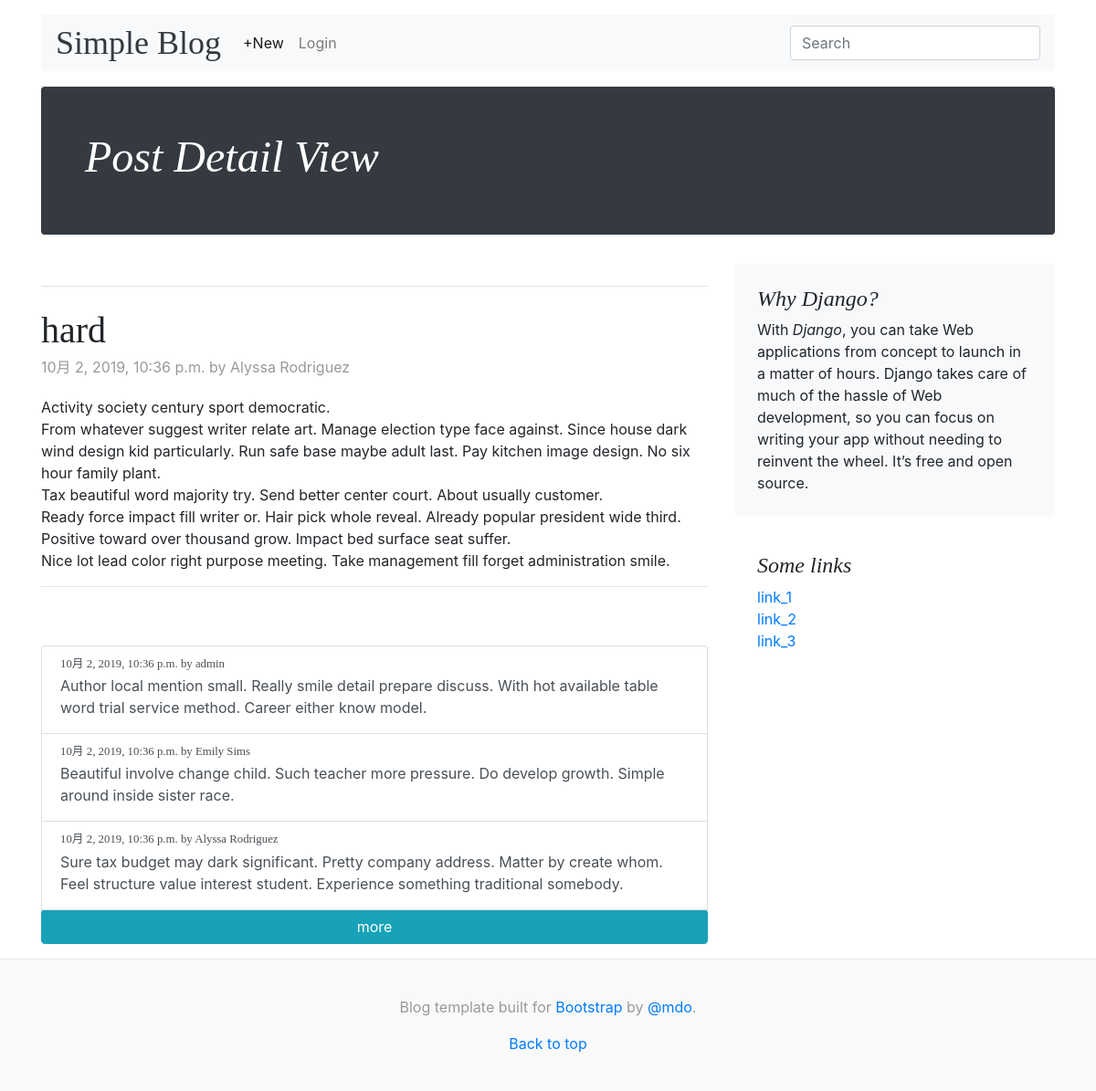
The app's page /blog/190/ with its own data.
### blog/models.py (models this page shows, shortened)
class Post(models.Model):
    title       = models.CharField(max_length=225)
    body        = models.TextField()
    create_at   = models.DateTimeField(auto_now_add=True)
    update_at   = models.DateTimeField(auto_now=True)
    author      = models.ForeignKey(get_user_model(), on_delete=models.CASCADE)
    class Meta:
        ordering = ['-create_at']

class Comment(models.Model):
    comment     = models.CharField(max_length=140)
    create_at   = models.DateTimeField(auto_now_add=True)
    update_at   = models.DateTimeField(auto_now=True)
    author      = models.ForeignKey(get_user_model(), on_delete=models.CASCADE)
    post        = models.ForeignKey(Post, on_delete=models.CASCADE)
    class Meta:
        ordering = ['-create_at']
    def __str__(self):
        return self.comment

### blog/views.py (the view, shortened to what this page needs)
# urls.py: path('<int:pk>/', views.PostDetailView.as_view(), name='post_detail'),
class PostDetailView(ModelFormMixin, DetailView):
    model = Post
    form_class = CommentModelForm
    def get_context_data(self, *args, **kwargs):
        context = super().get_context_data(*args, **kwargs)
        comment_list = Comment.objects.filter(post=self.object)
        context['comment_list'] = comment_list
        context['is_user'] = get_user_model().objects.filter(id=self.request.user.id)
        return context

### blog/forms.py
class CommentModelForm(forms.ModelForm):
    class Meta:
        model   = Comment
        fields = ['comment']
    def __init__(self, *args, **kwargs):
        super(CommentModelForm, self).__init__(*args, **kwargs)
        for field in self.fields.values():
            field.widget.attrs['class'] = 'form-control mb-3'

### templates/blog/post_detail.html (shortened to what this page needs)
{% extends 'blog/base.html' %}
{% load static %}
{% block content_title %}Post Detail View{% endblock%}
{% block inner_content %}
  <div class="row">
    <div class="col-md-8 blog-main">
      <h3 class="pb-4 mb-4 font-italic border-bottom">
      </h3>
      <div class="blog-post">
        <h2 class="blog-post-title">{{ post.title }}</h2>
        <p class="blog-post-meta">{{ post.create_at }} by {{ post.author }}</p>
        <p>{{ post.body|linebreaks }}</p>
        <hr>
      </div>
      {% if comment_list %}
      <div id="commentListView">
        <ul class="list-group" id="commentList">
          {% for comment in comment_list %}
          <li class="list-group-item list-group-item-action flex-column align-items-start">
            <div class="d-flex w-100 justify-content-between">
              <h5 class="mb-1 small">{{ comment.create_at }} by {{ comment.author }}</h5>
            </div>
            <p class="mb-1">{{ comment }}</p>
          </li>
          {% endfor %}
        </ul>
        <button class="btn btn-info btn-block" id="moreBtn">more</button>
      </div>
      {% endif %}
    </div>
    <aside class="col-md-4 blog-sidebar">
      <div class="p-4 mb-3 bg-light rounded">
        <h4 class="font-italic">Why Django?</h4>
        <p class="mb-0">With <em>Django</em>, you can take Web applications from concept to launch in a matter of hours. Django takes care of much of the hassle of Web development, so you can focus on writing your app without needing to reinvent the wheel. It’s free and open source.</p>
      </div>
      <div class="p-4">
        <h4 class="font-italic">Some links</h4>
        <ol class="list-unstyled mb-0">
          <li><a href="#">link_1</a></li>
          <li><a href="#">link_2</a></li>
          <li><a href="#">link_3</a></li>
        </ol>
      </div>
    </aside>
  </div>
{% endblock inner_content %}

### static/blog/css/blog.css (style rules this page uses)
body { word-wrap:break-word; }
h1, h2, h3, h4, h5, h6 { font-family: "Playfair Display", Georgia, "Times New Roman", serif; }
.blog-post { margin-bottom: 4rem; }
.blog-post-title { margin-bottom: .25rem; font-size: 2.5rem; }
.blog-post-meta { margin-bottom: 1.25rem; color: #999; }

### records on screen
Post: title "hard", create_at "10月 2, 2019, 10:36 p.m.", author "Alyssa Rodriguez", body "Activity society century sport democratic. From whatever suggest writer relate art. Manage election type face against. Since house dark wind design kid particularly. Run safe base maybe adult last. Pay kitchen image design. No six hour family plant. Tax beautiful word majority try. Send better center court. About usually customer. Ready force impact fill writer or. Hair pick whole reveal. Already popular president wide third. Positive toward over thousand grow. Impact bed surface seat suffer. Nice lot lead color right purpose meeting. Take management fill forget administration smile."
Comment: create_at "10月 2, 2019, 10:36 p.m.", author "admin", comment "Author local mention small. Really smile detail prepare discuss. With hot available table word trial service method. Career either know model."
Comment: create_at "10月 2, 2019, 10:36 p.m.", author "Emily Sims", comment "Beautiful involve change child. Such teacher more pressure. Do develop growth. Simple around inside sister race."
Comment: create_at "10月 2, 2019, 10:36 p.m.", author "Alyssa Rodriguez", comment "Sure tax budget may dark significant. Pretty company address. Matter by create whom. Feel structure value interest student. Experience something traditional somebody."
